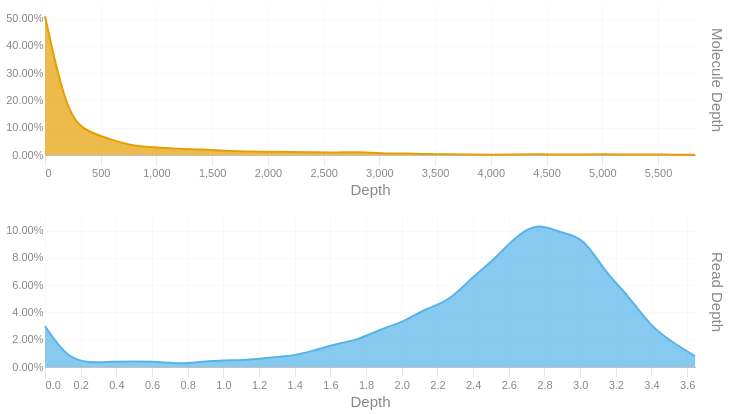

Source (notebook cell):
### Code cell
readdep = depth_hist(tb['Read Depth'], q99, 3)
readdep = readdep.with_columns(pl.lit('Read Depth').alias('Metric'))
if not SKIPLR:
    moldep = depth_hist(tb['Molecule Depth'], mol_q99, 1)
    moldep = moldep.with_columns(pl.lit('Molecule Depth').alias('Metric'))
    _hist = pl.concat([readdep, moldep])
    _hist = _hist.filter(pl.col('Proportion') != 0)
    with SafeRender(_hist):
        (
            alt.Chart(_hist)        
            .mark_area(interpolate = "basis")
            .encode(
                x=alt.X('Bin:Q').scale(domainMin=0).axis(alt.Axis(title='Depth')),
                y = alt.Y('Proportion:Q', title = None).axis(format = '.2%'),
                color = alt.Color('Metric:N').legend(None),
                row = alt.Row("Metric:N").header(title = None, labelOrient = 'right'),
                tooltip = [
                    alt.Tooltip("Metric:N", title = "Metric"),
                    alt.Tooltip('Interval:N', title = "Depth Interval"),
                    alt.Tooltip('Proportion:Q', title = "% Alignments").format('.2%')
                ]
            )
            .resolve_scale(x='independent', y='independent')
            .properties(
                height = 150, width = 650,
                usermeta={'embedOptions': {'downloadFileName': f'{samplename}.depth.hist'}}
            )
        ).display()
else:
    readdep = readdep.filter(pl.col('Proportion') != 0)
    with SafeRender(readdep):
        (
            alt.Chart(readdep)        
            .mark_area(interpolate = "basis")
            .encode(
                x=alt.X('Bin:Q').scale(domainMin=0).axis(alt.Axis(title='Depth')),
                y = alt.Y('Proportion:Q', title = None).axis(format = '.2%'),
                tooltip = [
                    alt.Tooltip('Interval:N', title = "Depth Interval"),
                    alt.Tooltip('Proportion:Q', title = "% Alignments").format('.2%')
                ]
            )
            .properties(
                usermeta={'embedOptions': {'downloadFileName': f'{samplename}.depth.hist'}}
            )
        ).display()

### Figure 1 — Vega-Lite specification as saved in the notebook (floating-point values rounded to 4 significant figures)
{"width": 650, "height": 150, "config": {"title": {"anchor": "start", "dy": -15, "fontSize": 18, "color": "#888888", "subtitleColor": "#888888", "subtitleFontSize": 14}, "arc": {"fill": "#0072B2"}, "axis": {"domainColor": "#888888", "domainWidth": 0.5, "gridWidth": 0.2, "grid": false, "titleFontWeight": 400, "titleFontSize": 15, "labelFontSize": 11, "labelColor": "#888888", "tickColor": "#888888", "tickWidth": 0.2, "titleColor": "#888888"}, "axisBand": {"grid": false}, "axisX": {"grid": true, "tickSize": 10, "domainCap": "round"}, "axisY": {"domain": false, "grid": true, "tickSize": 0, "domainCap": "round"}, "background": "transparent", "header": {"labelFontSize": 15, "labelColor": "#888888", "titleFontSize": 15, "titleFontWeight": 600, "titleColor": "#888888"}, "legend": {"labelFont": "sans-serif", "labelFontSize": 12, "labelColor": "#888888", "symbolSize": 100, "symbolType": "circle", "titleFontSize": 12, "titlePadding": 10, "titleColor": "#888888", "title": null}, "range": {"category": ["#E69F00", "#56B4E9", "#009E73", "#F0E442", "#0072B2", "#D55E00", "#CC79A7", "#000000"], "diverging": ["#cfe8f3", "#a2d4ec", "#73bfe2", "#46abdb", "#1696d2", "#12719e"]}, "area": {"fill": "#0072B2", "fillOpacity": 0.7, "line": true, "strokeOpacity": 0.7}, "line": {"color": "#0072B2", "stroke": "#0072B2", "strokeWidth": 2}, "trail": {"color": "#0072B2", "stroke": "#0072B2", "strokeWidth": 0, "size": 1}, "point": {"filled": true, "fillOpacity": 1.0, "size": 95}, "text": {"color": "#888888", "fontSize": 11, "align": "right", "fontWeight": 400, "size": 11}, "bar": {"fill": "#0072B2", "stroke": null}, "view": {"stroke": null, "continuousWidth": 660, "continuousHeight": 400}}, "data": {"name": "data-6c0c0fc7758d54d61f1cdbab28556314"}, "mark": {"type": "area", "interpolate": "basis"}, "encoding": {"color": {"field": "Metric", "legend": null, "type": "nominal"}, "row": {"field": "Metric", "header": {"title": null, "labelOrient": "right"}, "type": "nominal"}, "tooltip": [{"field": "Metric", "title": "Metric", "type": "nominal"}, {"field": "Interval", "title": "Depth Interval", "type": "nominal"}, {"field": "Proportion", "format": ".2%", "title": "% Alignments", "type": "quantitative"}], "x": {"axis": {"title": "Depth"}, "field": "Bin", "scale": {"domainMin": 0}, "type": "quantitative"}, "y": {"axis": {"format": ".2%"}, "field": "Proportion", "title": null, "type": "quantitative"}}, "resolve": {"scale": {"x": "independent", "y": "independent"}}, "usermeta": {"embedOptions": {"downloadFileName": "S1_Tusket_027.depth.hist"}}, "$schema": "https://vega.github.io/schema/vega-lite/v6.1.0.json", "datasets": {"data-6c0c0fc7758d54d61f1cdbab28556314": [{"Bin": 0.0, "Interval": "0.0-0.126", "Proportion": 0.03, "Metric": "Read Depth"}, {"Bin": 0.126, "Interval": "0.126-0.251", "Proportion": 0.006, "Metric": "Read Depth"}, {"Bin": 0.251, "Interval": "0.251-0.377", "Proportion": 0.003, "Metric": "Read Depth"}, {"Bin": 0.377, "Interval": "0.377-0.503", "Proportion": 0.004, "Metric": "Read Depth"}, {"Bin": 0.503, "Interval": "0.503-0.628", "Proportion": 0.004, "Metric": "Read Depth"}, {"Bin": 0.628, "Interval": "0.628-0.754", "Proportion": 0.004, "Metric": "Read Depth"}, {"Bin": 0.754, "Interval": "0.754-0.88", "Proportion": 0.002, "Metric": "Read Depth"}, {"Bin": 0.88, "Interval": "0.88-1.005", "Proportion": 0.004, "Metric": "Read Depth"}, {"Bin": 1.005, "Interval": "1.005-1.131", "Proportion": 0.005, "Metric": "Read Depth"}, {"Bin": 1.131, "Interval": "1.131-1.257", "Proportion": 0.005, "Metric": "Read Depth"}, {"Bin": 1.257, "Interval": "1.257-1.382", "Proportion": 0.007, "Metric": "Read Depth"}, {"Bin": 1.382, "Interval": "1.382-1.508", "Proportion": 0.008, "Metric": "Read Depth"}, {"Bin": 1.508, "Interval": "1.508-1.634", "Proportion": 0.012, "Metric": "Read Depth"}, {"Bin": 1.634, "Interval": "1.634-1.759", "Proportion": 0.017, "Metric": "Read Depth"}, {"Bin": 1.759, "Interval": "1.759-1.885", "Proportion": 0.02, "Metric": "Read Depth"}, {"Bin": 1.885, "Interval": "1.885-2.011", "Proportion": 0.028, "Metric": "Read Depth"}, {"Bin": 2.011, "Interval": "2.011-2.136", "Proportion": 0.033, "Metric": "Read Depth"}, {"Bin": 2.136, "Interval": "2.136-2.262", "Proportion": 0.043, "Metric": "Read Depth"}, {"Bin": 2.262, "Interval": "2.262-2.388", "Proportion": 0.048, "Metric": "Read Depth"}, {"Bin": 2.388, "Interval": "2.388-2.513", "Proportion": 0.065, "Metric": "Read Depth"}, {"Bin": 2.513, "Interval": "2.513-2.639", "Proportion": 0.078, "Metric": "Read Depth"}, {"Bin": 2.639, "Interval": "2.639-2.765", "Proportion": 0.096, "Metric": "Read Depth"}, {"Bin": 2.765, "Interval": "2.765-2.89", "Proportion": 0.106, "Metric": "Read Depth"}, {"Bin": 2.89, "Interval": "2.89-3.016", "Proportion": 0.098, "Metric": "Read Depth"}, {"Bin": 3.016, "Interval": "3.016-3.142", "Proportion": 0.096, "Metric": "Read Depth"}, {"Bin": 3.142, "Interval": "3.142-3.267", "Proportion": 0.069, "Metric": "Read Depth"}, {"Bin": 3.267, "Interval": "3.267-3.393", "Proportion": 0.053, "Metric": "Read Depth"}, {"Bin": 3.393, "Interval": "3.393-3.519", "Proportion": 0.03, "Metric": "Read Depth"}, {"Bin": 3.519, "Interval": "3.519-3.644", "Proportion": 0.018, "Metric": "Read Depth"}, {"Bin": 3.644, "Interval": "3.644-3.77", "Proportion": 0.008, "Metric": "Read Depth"}, {"Bin": 0.0, "Interval": "0.0-201.1", "Proportion": 0.509, "Metric": "Molecule Depth"}, {"Bin": 201.1, "Interval": "201.1-402.2", "Proportion": 0.134, "Metric": "Molecule Depth"}, {"Bin": 402.2, "Interval": "402.2-603.3", "Proportion": 0.082, "Metric": "Molecule Depth"}, {"Bin": 603.3, "Interval": "603.3-804.4", "Proportion": 0.055, "Metric": "Molecule Depth"}, {"Bin": 804.4, "Interval": "804.4-1005.5", "Proportion": 0.031, "Metric": "Molecule Depth"}, {"Bin": 1006.0, "Interval": "1005.5-1206.6", "Proportion": 0.028, "Metric": "Molecule Depth"}, {"Bin": 1207.0, "Interval": "1206.6-1407.7", "Proportion": 0.022, "Metric": "Molecule Depth"}, {"Bin": 1408.0, "Interval": "1407.7-1608.8", "Proportion": 0.021, "Metric": "Molecule Depth"}, {"Bin": 1609.0, "Interval": "1608.8-1809.9", "Proportion": 0.015, "Metric": "Molecule Depth"}, {"Bin": 1810.0, "Interval": "1809.9-2011.0", "Proportion": 0.012, "Metric": "Molecule Depth"}, {"Bin": 2011.0, "Interval": "2011.0-2212.0", "Proportion": 0.012, "Metric": "Molecule Depth"}, {"Bin": 2212.0, "Interval": "2212.0-2413.1", "Proportion": 0.011, "Metric": "Molecule Depth"}, {"Bin": 2413.0, "Interval": "2413.1-2614.2", "Proportion": 0.01, "Metric": "Molecule Depth"}, {"Bin": 2614.0, "Interval": "2614.2-2815.3", "Proportion": 0.009, "Metric": "Molecule Depth"}, {"Bin": 2815.0, "Interval": "2815.3-3016.4", "Proportion": 0.011, "Metric": "Molecule Depth"}, {"Bin": 3016.0, "Interval": "3016.4-3217.5", "Proportion": 0.006, "Metric": "Molecule Depth"}, {"Bin": 3218.0, "Interval": "3217.5-3418.6", "Proportion": 0.006, "Metric": "Molecule Depth"}, {"Bin": 3419.0, "Interval": "3418.6-3619.7", "Proportion": 0.003, "Metric": "Molecule Depth"}, {"Bin": 3620.0, "Interval": "3619.7-3820.8", "Proportion": 0.003, "Metric": "Molecule Depth"}, {"Bin": 3821.0, "Interval": "3820.8-4021.9", "Proportion": 0.002, "Metric": "Molecule Depth"}, {"Bin": 4022.0, "Interval": "4021.9-4223.0", "Proportion": 0.001, "Metric": "Molecule Depth"}, {"Bin": 4223.0, "Interval": "4223.0-4424.1", "Proportion": 0.002, "Metric": "Molecule Depth"}, {"Bin": 4424.0, "Interval": "4424.1-4625.2", "Proportion": 0.003, "Metric": "Molecule Depth"}, {"Bin": 4625.0, "Interval": "4625.2-4826.3", "Proportion": 0.001, "Metric": "Molecule Depth"}, {"Bin": 4826.0, "Interval": "4826.3-5027.4", "Proportion": 0.002, "Metric": "Molecule Depth"}, {"Bin": 5027.0, "Interval": "5027.4-5228.5", "Proportion": 0.003, "Metric": "Molecule Depth"}, {"Bin": 5228.0, "Interval": "5228.5-5429.6", "Proportion": 0.001, "Metric": "Molecule Depth"}, {"Bin": 5430.0, "Interval": "5429.6-5630.7", "Proportion": 0.002, "Metric": "Molecule Depth"}, {"Bin": 5631.0, "Interval": "5630.7-5831.8", "Proportion": 0.001, "Metric": "Molecule Depth"}, {"Bin": 5832.0, "Interval": "5831.8-6032.86", "Proportion": 0.001, "Metric": "Molecule Depth"}]}}
